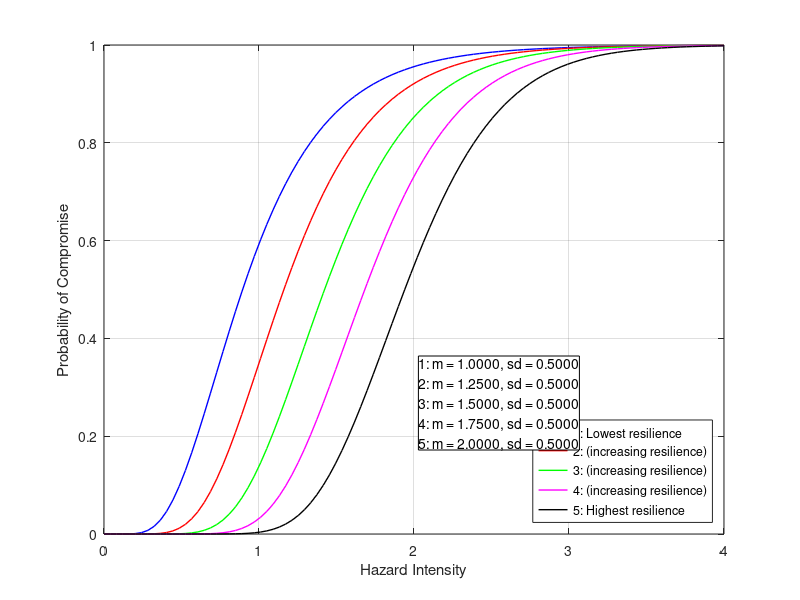

This figure's MATLAB source:
% Generate Fragility Curves using Log Normal Cumulative Distribution 
% Function from Mean and Standard Deviation Inputs

% Define desired figure size in pixels
plotWidth = 500;   % Width in pixels
plotHeight = 450;  % Height in pixels

m_norm_A = 1.0;     % Company A(high resilience) Normalised & scaled mean
s_norm_A = 0.5;     % Company A(high resilience) Normalised std deviation
m_norm_B = 1.25;    % Company B(moderate resilience) Normalised & scaled mean
s_norm_B = 0.5;     % Company B(moderate resilience) Normalised std deviation
m_norm_C = 1.5;     % Company C(low resilience) Normalised & scaled mean
s_norm_C = 0.5;     % Company C(low resilience) Normalised std deviation
m_norm_D = 1.75;    % Company D(slightly achieved CAF) Normalised & scaled mean
s_norm_D = 0.5;     % Company D Normalised std deviation
m_norm_E = 2.0;     % Company E(mostly achieved CAF) Normalised & scaled mean
s_norm_E = 0.5;     % Company E Normalised std deviation

% Convert mean and std to beta/theta for companies A, B, C, D and E
beta_A = sqrt(log(1 + (s_norm_A/m_norm_A)^2));
theta_A = m_norm_A * exp(-0.5 * beta_A^2);
beta_B = sqrt(log(1 + (s_norm_B/m_norm_B)^2));
theta_B = m_norm_B * exp(-0.5 * beta_B^2);
beta_C = sqrt(log(1 + (s_norm_C/m_norm_C)^2));
theta_C = m_norm_C * exp(-0.5 * beta_C^2);
beta_D = sqrt(log(1 + (s_norm_D/m_norm_D)^2));
theta_D = m_norm_D * exp(-0.5 * beta_D^2);
beta_E = sqrt(log(1 + (s_norm_E/m_norm_E)^2));
theta_E = m_norm_E * exp(-0.5 * beta_E^2);

% Define X
x = linspace(0, 4, 100); 

% Use normcdf to generate fragility curves
P_CompanyA = normcdf((log(x / theta_A)) / beta_A);
P_CompanyB = normcdf((log(x / theta_B)) / beta_B);
P_CompanyC = normcdf((log(x / theta_C)) / beta_C);
P_CompanyD = normcdf((log(x / theta_D)) / beta_D);
P_CompanyE = normcdf((log(x / theta_E)) / beta_E);

% Plot fragility Curves
figure('Color','w', 'Units','pixels', 'Position',[100 100 plotWidth plotHeight]);
plot(x, P_CompanyA, 'b-', 'LineWidth', 1); hold on; 
plot(x, P_CompanyB, 'r-', 'LineWidth', 1);         
plot(x, P_CompanyC, 'g-', 'LineWidth', 1);
plot(x, P_CompanyD, 'm-', 'LineWidth', 1);
plot(x, P_CompanyE, 'k-', 'LineWidth', 1);
xlabel('Hazard Intensity');
ylabel('Probability of Compromise');
set(gcf, 'Color', 'white');

% Main legend -
legend({ '1: Lowest resilience', ...
         '2: (increasing resilience)', ...
         '3: (increasing resilience)', ...
         '4: (increasing resilience)', ...
         '5: Highest resilience' }, ...
         'Location', 'southeast');

% Text box for mean and SD inputs
annotation_str = {...
    sprintf('1: m = %.4f, sd = %.4f', m_norm_A, 1-s_norm_A), ...
    sprintf('2: m = %.4f, sd = %.4f', m_norm_B, 1-s_norm_B), ...
    sprintf('3: m = %.4f, sd = %.4f', m_norm_C, 1-s_norm_C), ...
    sprintf('4: m = %.4f, sd = %.4f', m_norm_D, 1-s_norm_D), ...
    sprintf('5: m = %.4f, sd = %.4f', m_norm_E, 1-s_norm_E)};
annotation('textbox', [0.523, 0.25, 0.5, 0.3], 'String', annotation_str, ...
           'FitBoxToText', 'on', 'EdgeColor', 'black', ...
           'BackgroundColor', 'white');
grid on;
hold off;
saveas(gcf, 'img_chapter_5_4_effect_of_mean.png');
